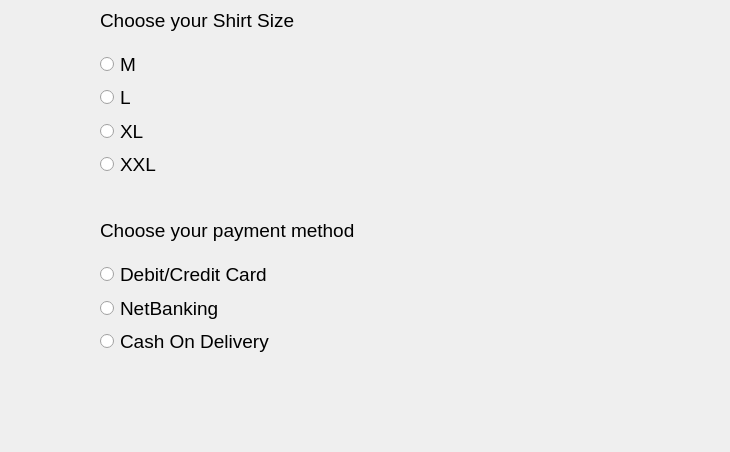
<?xml version="1.0" encoding="UTF-8"?>
<ui version="4.0">
 <class>Dialog</class>
 <widget class="QDialog" name="Dialog">
  <property name="geometry">
   <rect>
    <x>0</x>
    <y>0</y>
    <width>730</width>
    <height>452</height>
   </rect>
  </property>
  <property name="windowTitle">
   <string>Dialog</string>
  </property>
  <widget class="QLabel" name="label">
   <property name="geometry">
    <rect>
     <x>100</x>
     <y>10</y>
     <width>221</width>
     <height>21</height>
    </rect>
   </property>
   <property name="font">
    <font>
     <pointsize>14</pointsize>
    </font>
   </property>
   <property name="text">
    <string>Choose your Shirt Size</string>
   </property>
  </widget>
  <widget class="QLabel" name="label_2">
   <property name="geometry">
    <rect>
     <x>100</x>
     <y>210</y>
     <width>261</width>
     <height>41</height>
    </rect>
   </property>
   <property name="font">
    <font>
     <pointsize>14</pointsize>
    </font>
   </property>
   <property name="text">
    <string>Choose your payment method</string>
   </property>
  </widget>
  <widget class="QLabel" name="labelSelected">
   <property name="geometry">
    <rect>
     <x>20</x>
     <y>380</y>
     <width>691</width>
     <height>41</height>
    </rect>
   </property>
   <property name="font">
    <font>
     <pointsize>14</pointsize>
    </font>
   </property>
   <property name="text">
    <string/>
   </property>
  </widget>
  <widget class="QWidget" name="layoutWidget">
   <property name="geometry">
    <rect>
     <x>100</x>
     <y>50</y>
     <width>56</width>
     <height>128</height>
    </rect>
   </property>
   <layout class="QVBoxLayout" name="verticalLayout">
    <item>
     <widget class="QRadioButton" name="radioButtonMedium">
      <property name="font">
       <font>
        <pointsize>14</pointsize>
       </font>
      </property>
      <property name="text">
       <string>M</string>
      </property>
     </widget>
    </item>
    <item>
     <widget class="QRadioButton" name="radioButtonLarge">
      <property name="font">
       <font>
        <pointsize>14</pointsize>
       </font>
      </property>
      <property name="text">
       <string>L</string>
      </property>
     </widget>
    </item>
    <item>
     <widget class="QRadioButton" name="radioButtonXL">
      <property name="font">
       <font>
        <pointsize>14</pointsize>
       </font>
      </property>
      <property name="text">
       <string>XL</string>
      </property>
     </widget>
    </item>
    <item>
     <widget class="QRadioButton" name="radioButtonXXL">
      <property name="font">
       <font>
        <pointsize>14</pointsize>
       </font>
      </property>
      <property name="text">
       <string>XXL</string>
      </property>
     </widget>
    </item>
   </layout>
  </widget>
  <widget class="QWidget" name="layoutWidget">
   <property name="geometry">
    <rect>
     <x>100</x>
     <y>260</y>
     <width>170</width>
     <height>95</height>
    </rect>
   </property>
   <layout class="QVBoxLayout" name="verticalLayout_2">
    <item>
     <widget class="QRadioButton" name="radioButtonDebitCard">
      <property name="font">
       <font>
        <pointsize>14</pointsize>
       </font>
      </property>
      <property name="text">
       <string>Debit/Credit Card</string>
      </property>
     </widget>
    </item>
    <item>
     <widget class="QRadioButton" name="radioButtonNetBanking">
      <property name="font">
       <font>
        <pointsize>14</pointsize>
       </font>
      </property>
      <property name="text">
       <string>NetBanking</string>
      </property>
     </widget>
    </item>
    <item>
     <widget class="QRadioButton" name="radioButtonCashOnDelivery">
      <property name="font">
       <font>
        <pointsize>14</pointsize>
       </font>
      </property>
      <property name="text">
       <string>Cash On Delivery</string>
      </property>
     </widget>
    </item>
   </layout>
  </widget>
 </widget>
 <resources/>
 <connections/>
</ui>
